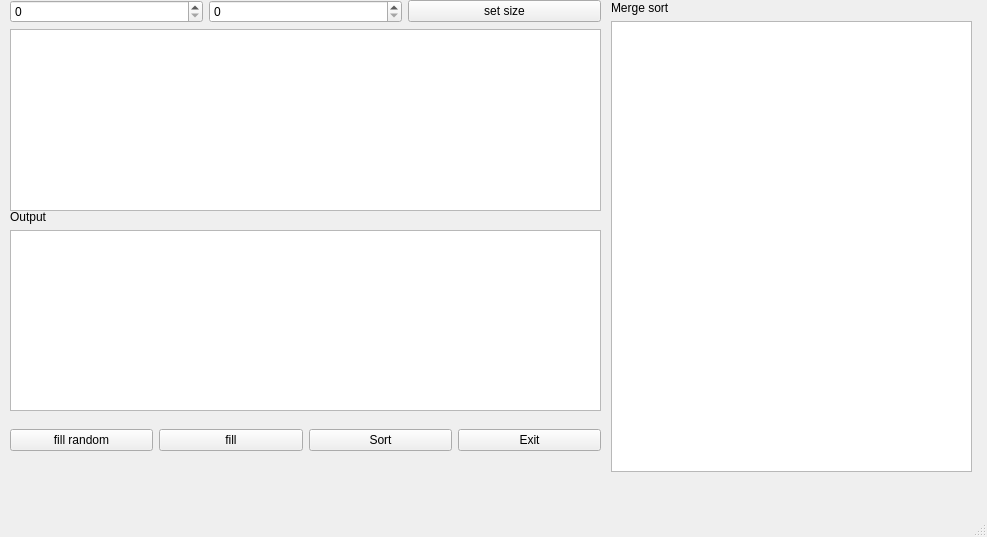
<?xml version="1.0" encoding="UTF-8"?>
<ui version="4.0">
 <class>MainWindow</class>
 <widget class="QMainWindow" name="MainWindow">
  <property name="geometry">
   <rect>
    <x>0</x>
    <y>0</y>
    <width>987</width>
    <height>537</height>
   </rect>
  </property>
  <property name="windowTitle">
   <string>ASD lab 4</string>
  </property>
  <widget class="QWidget" name="centralwidget">
   <widget class="QWidget" name="layoutWidget">
    <property name="geometry">
     <rect>
      <x>10</x>
      <y>410</y>
      <width>591</width>
      <height>61</height>
     </rect>
    </property>
    <layout class="QHBoxLayout" name="horizontalLayout">
     <item>
      <widget class="QPushButton" name="fillRandomPushButton">
       <property name="text">
        <string>fill random</string>
       </property>
      </widget>
     </item>
     <item>
      <widget class="QPushButton" name="fillButton">
       <property name="text">
        <string>fill</string>
       </property>
      </widget>
     </item>
     <item>
      <widget class="QPushButton" name="sortPushButton">
       <property name="text">
        <string>Sort</string>
       </property>
      </widget>
     </item>
     <item>
      <widget class="QPushButton" name="exitButton">
       <property name="text">
        <string>Exit</string>
       </property>
      </widget>
     </item>
    </layout>
   </widget>
   <widget class="QWidget" name="layoutWidget">
    <property name="geometry">
     <rect>
      <x>10</x>
      <y>210</y>
      <width>591</width>
      <height>201</height>
     </rect>
    </property>
    <layout class="QVBoxLayout" name="verticalLayout">
     <item>
      <widget class="QLabel" name="label_5">
       <property name="text">
        <string>Output</string>
       </property>
      </widget>
     </item>
     <item>
      <widget class="QTableWidget" name="resultMatrixTableWidget">
       <property name="columnCount">
        <number>0</number>
       </property>
      </widget>
     </item>
    </layout>
   </widget>
   <widget class="QWidget" name="layoutWidget">
    <property name="geometry">
     <rect>
      <x>10</x>
      <y>0</y>
      <width>591</width>
      <height>211</height>
     </rect>
    </property>
    <layout class="QVBoxLayout" name="verticalLayout_3">
     <item>
      <layout class="QHBoxLayout" name="horizontalLayout_2">
       <item>
        <widget class="QSpinBox" name="rowsCountSpinBox">
         <property name="maximum">
          <number>10000</number>
         </property>
         <property name="singleStep">
          <number>1</number>
         </property>
        </widget>
       </item>
       <item>
        <widget class="QSpinBox" name="colsCountSpinBox">
         <property name="maximum">
          <number>10000</number>
         </property>
        </widget>
       </item>
       <item>
        <widget class="QPushButton" name="setMatrixSizePushButton">
         <property name="text">
          <string>set size</string>
         </property>
        </widget>
       </item>
      </layout>
     </item>
     <item>
      <widget class="QTableWidget" name="startMatrixTableWidget">
       <property name="columnCount">
        <number>0</number>
       </property>
      </widget>
     </item>
    </layout>
   </widget>
   <widget class="QWidget" name="layoutWidget">
    <property name="geometry">
     <rect>
      <x>611</x>
      <y>1</y>
      <width>361</width>
      <height>471</height>
     </rect>
    </property>
    <layout class="QVBoxLayout" name="verticalLayout_4">
     <item>
      <layout class="QHBoxLayout" name="horizontalLayout_4">
       <item>
        <widget class="QLabel" name="label">
         <property name="text">
          <string>Merge sort</string>
         </property>
        </widget>
       </item>
       <item>
        <widget class="QLabel" name="time_1">
         <property name="text">
          <string/>
         </property>
        </widget>
       </item>
      </layout>
     </item>
     <item>
      <widget class="QTextBrowser" name="infoTextBrowser"/>
     </item>
    </layout>
   </widget>
  </widget>
  <widget class="QMenuBar" name="menubar">
   <property name="geometry">
    <rect>
     <x>0</x>
     <y>0</y>
     <width>987</width>
     <height>25</height>
    </rect>
   </property>
  </widget>
  <widget class="QStatusBar" name="statusbar"/>
 </widget>
 <resources/>
 <connections/>
</ui>
